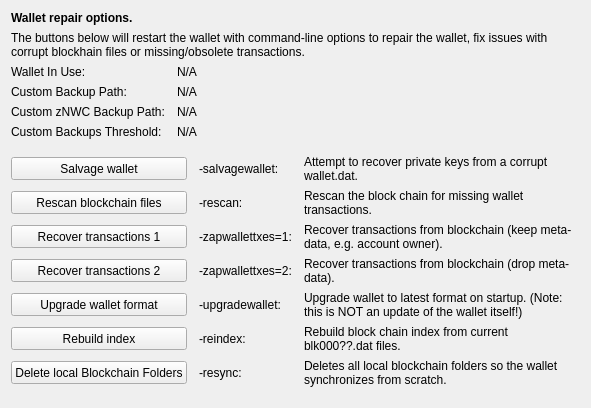
     <widget class="QWidget" name="tab_repair">
      <attribute name="title">
       <string>&amp;Wallet Repair</string>
      </attribute>
      <layout class="QGridLayout" name="gridLayout_4" columnstretch="0,0,0,0">
       <property name="horizontalSpacing">
        <number>12</number>
       </property>
       <item row="0" column="0" colspan="4">
        <widget class="QLabel" name="label_repair_header">
         <property name="font">
          <font>
           <weight>75</weight>
           <bold>true</bold>
          </font>
         </property>
         <property name="text">
          <string>Wallet repair options.</string>
         </property>
        </widget>
       </item>
       <item row="1" column="0" colspan="4">
        <widget class="QLabel" name="label_repair_helptext">
         <property name="font">
          <font>
           <weight>50</weight>
           <bold>false</bold>
          </font>
         </property>
         <property name="text">
          <string>The buttons below will restart the wallet with command-line options to repair the wallet, fix issues with corrupt blockhain files or missing/obsolete transactions.</string>
         </property>
         <property name="wordWrap">
          <bool>true</bool>
         </property>
        </widget>
       </item>
       <item row="2" column="0">
        <widget class="QLabel" name="wallet_path_label">
         <property name="text">
          <string>Wallet In Use:</string>
         </property>
        </widget>
       </item>
       <item row="2" column="1" colspan="3">
        <widget class="QLabel" name="wallet_path">
         <property name="cursor">
          <cursorShape>IBeamCursor</cursorShape>
         </property>
         <property name="text">
          <string>N/A</string>
         </property>
         <property name="textFormat">
          <enum>Qt::PlainText</enum>
         </property>
         <property name="textInteractionFlags">
          <set>Qt::LinksAccessibleByMouse|Qt::TextSelectableByKeyboard|Qt::TextSelectableByMouse</set>
         </property>
        </widget>
       </item>
       <item row="3" column="0">
        <widget class="QLabel" name="wallet_custombackuppath_label">
         <property name="text">
          <string>Custom Backup Path:</string>
         </property>
         <property name="visible">
          <bool>false</bool>
         </property>
        </widget>
       </item>
       <item row="3" column="1" colspan="3">
        <widget class="QLabel" name="wallet_custombackuppath">
         <property name="cursor">
          <cursorShape>IBeamCursor</cursorShape>
         </property>
         <property name="text">
          <string>N/A</string>
         </property>
         <property name="textFormat">
          <enum>Qt::PlainText</enum>
         </property>
         <property name="textInteractionFlags">
          <set>Qt::LinksAccessibleByMouse|Qt::TextSelectableByKeyboard|Qt::TextSelectableByMouse</set>
         </property>
         <property name="visible">
          <bool>false</bool>
         </property>
        </widget>
       </item>
       <item row="4" column="0">
        <widget class="QLabel" name="wallet_customznwcbackuppath_label">
         <property name="text">
          <string>Custom zNWC Backup Path:</string>
         </property>
         <property name="visible">
          <bool>false</bool>
         </property>
        </widget>
       </item>
       <item row="4" column="1" colspan="3">
        <widget class="QLabel" name="wallet_customznwcbackuppath">
         <property name="cursor">
          <cursorShape>IBeamCursor</cursorShape>
         </property>
         <property name="text">
          <string>N/A</string>
         </property>
         <property name="textFormat">
          <enum>Qt::PlainText</enum>
         </property>
         <property name="textInteractionFlags">
          <set>Qt::LinksAccessibleByMouse|Qt::TextSelectableByKeyboard|Qt::TextSelectableByMouse</set>
         </property>
         <property name="visible">
          <bool>false</bool>
         </property>
        </widget>
       </item>
       <item row="5" column="0">
        <widget class="QLabel" name="wallet_custombackupthreshold_label">
         <property name="text">
          <string>Custom Backups Threshold:</string>
         </property>
         <property name="visible">
          <bool>false</bool>
         </property>
        </widget>
       </item>
       <item row="5" column="1" colspan="3">
        <widget class="QLabel" name="wallet_custombackupthreshold">
         <property name="cursor">
          <cursorShape>IBeamCursor</cursorShape>
         </property>
         <property name="text">
          <string>N/A</string>
         </property>
         <property name="textFormat">
          <enum>Qt::PlainText</enum>
         </property>
         <property name="textInteractionFlags">
          <set>Qt::LinksAccessibleByMouse|Qt::TextSelectableByKeyboard|Qt::TextSelectableByMouse</set>
         </property>
         <property name="visible">
          <bool>false</bool>
         </property>
        </widget>
       </item>
       <item row="6" column="0">
        <spacer name="verticalSpacer_repair1">
         <property name="orientation">
          <enum>Qt::Vertical</enum>
         </property>
         <property name="sizeHint" stdset="0">
          <size>
           <width>10</width>
           <height>10</height>
          </size>
         </property>
        </spacer>
       </item>
       <item row="7" column="0" colspan="2">
        <widget class="QPushButton" name="btn_salvagewallet">
         <property name="minimumSize">
          <size>
           <width>100</width>
           <height>23</height>
          </size>
         </property>
         <property name="text">
          <string>Salvage wallet</string>
         </property>
        </widget>
       </item>
       <item row="7" column="2">
        <widget class="QLabel" name="label_repair_salvage_command">
         <property name="text">
          <string notr="true">-salvagewallet:</string>
         </property>
        </widget>
       </item>
       <item row="7" column="3">
        <widget class="QLabel" name="label_repair_salvage">
         <property name="text">
          <string>Attempt to recover private keys from a corrupt wallet.dat.</string>
         </property>
         <property name="wordWrap">
          <bool>true</bool>
         </property>
        </widget>
       </item>
       <item row="8" column="0" colspan="2">
        <widget class="QPushButton" name="btn_rescan">
         <property name="minimumSize">
          <size>
           <width>100</width>
           <height>23</height>
          </size>
         </property>
         <property name="text">
          <string>Rescan blockchain files</string>
         </property>
        </widget>
       </item>
       <item row="8" column="2">
        <widget class="QLabel" name="label_repair_rescan_command">
         <property name="text">
          <string notr="true">-rescan:</string>
         </property>
        </widget>
       </item>
       <item row="8" column="3">
        <widget class="QLabel" name="label_repair_rescan">
         <property name="text">
          <string>Rescan the block chain for missing wallet transactions.</string>
         </property>
         <property name="wordWrap">
          <bool>true</bool>
         </property>
        </widget>
       </item>
       <item row="9" column="0" colspan="2">
        <widget class="QPushButton" name="btn_zapwallettxes1">
         <property name="minimumSize">
          <size>
           <width>100</width>
           <height>23</height>
          </size>
         </property>
         <property name="text">
          <string>Recover transactions 1</string>
         </property>
        </widget>
       </item>
       <item row="9" column="2">
        <widget class="QLabel" name="label_repair_zap1_command">
         <property name="text">
          <string notr="true">-zapwallettxes=1:</string>
         </property>
        </widget>
       </item>
       <item row="9" column="3">
        <widget class="QLabel" name="label_repair_zap1">
         <property name="text">
          <string>Recover transactions from blockchain (keep meta-data, e.g. account owner).</string>
         </property>
         <property name="wordWrap">
          <bool>true</bool>
         </property>
        </widget>
       </item>
       <item row="10" column="0" colspan="2">
        <widget class="QPushButton" name="btn_zapwallettxes2">
         <property name="minimumSize">
          <size>
           <width>100</width>
           <height>23</height>
          </size>
         </property>
         <property name="text">
          <string>Recover transactions 2</string>
         </property>
        </widget>
       </item>
       <item row="10" column="2">
        <widget class="QLabel" name="label_repair_zap2_command">
         <property name="text">
          <string notr="true">-zapwallettxes=2:</string>
         </property>
        </widget>
       </item>
       <item row="10" column="3">
        <widget class="QLabel" name="label_repair_zap2">
         <property name="text">
          <string>Recover transactions from blockchain (drop meta-data).</string>
         </property>
         <property name="wordWrap">
          <bool>true</bool>
         </property>
        </widget>
       </item>
       <item row="11" column="0" colspan="2">
        <widget class="QPushButton" name="btn_upgradewallet">
         <property name="minimumSize">
          <size>
           <width>100</width>
           <height>23</height>
          </size>
         </property>
         <property name="text">
          <string>Upgrade wallet format</string>
         </property>
        </widget>
       </item>
       <item row="11" column="2">
        <widget class="QLabel" name="label_repair_upgrade_command">
         <property name="text">
          <string notr="true">-upgradewallet:</string>
         </property>
        </widget>
       </item>
       <item row="11" column="3">
        <widget class="QLabel" name="label_repair_upgrade">
         <property name="text">
          <string>Upgrade wallet to latest format on startup. (Note: this is NOT an update of the wallet itself!)</string>
         </property>
         <property name="wordWrap">
          <bool>true</bool>
         </property>
        </widget>
       </item>
       <item row="12" column="0" colspan="2">
        <widget class="QPushButton" name="btn_reindex">
         <property name="minimumSize">
          <size>
           <width>100</width>
           <height>23</height>
          </size>
         </property>
         <property name="text">
          <string>Rebuild index</string>
         </property>
        </widget>
       </item>
       <item row="12" column="2">
        <widget class="QLabel" name="label_repair_reindex_command">
         <property name="text">
          <string notr="true">-reindex:</string>
         </property>
        </widget>
       </item>
       <item row="12" column="3">
        <widget class="QLabel" name="label_repair_reindex">
         <property name="text">
          <string>Rebuild block chain index from current blk000??.dat files.</string>
         </property>
         <property name="wordWrap">
          <bool>true</bool>
         </property>
        </widget>
       </item>
       <item row="13" column="0" colspan="2">
        <widget class="QPushButton" name="btn_resync">
         <property name="minimumSize">
          <size>
           <width>100</width>
           <height>23</height>
          </size>
         </property>
         <property name="text">
          <string>Delete local Blockchain Folders</string>
         </property>
        </widget>
       </item>
       <item row="13" column="2">
        <widget class="QLabel" name="label_repair_resync_command">
         <property name="text">
          <string>-resync:</string>
         </property>
        </widget>
       </item>
       <item row="13" column="3">
        <widget class="QLabel" name="label_repair_resync">
         <property name="text">
          <string>Deletes all local blockchain folders so the wallet synchronizes from scratch.</string>
         </property>
         <property name="wordWrap">
          <bool>true</bool>
         </property>
        </widget>
       </item>
       <item row="14" column="0">
        <spacer name="verticalSpacer_repair2">
         <property name="orientation">
          <enum>Qt::Vertical</enum>
         </property>
         <property name="sizeHint" stdset="0">
          <size>
           <width>20</width>
           <height>10</height>
          </size>
         </property>
        </spacer>
       </item>
      </layout>
     </widget>
